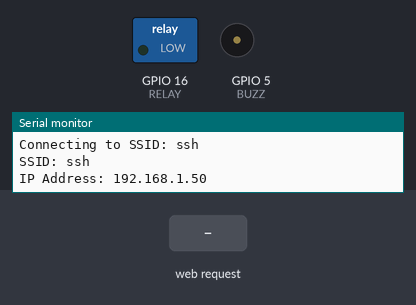
Simulated run of this sketch. Board: ESP8266 (NodeMCU). On the bench: switched loads named in the sketch (green lamp = pin HIGH), buzzer (waves = sounding, pin HIGH), the last lines printed to the serial monitor. Inputs (shaded band) come from the test bench. WiFi joins after 1.5 s; servers stay silent unless stated.

Above: at 11.2 s.
11.3 s: HTTP request GET /BULB/ON received
At 13.1 s:
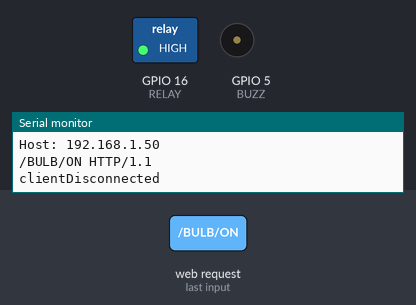
13.8 s: HTTP request GET /BULB/OFF received
At 14.3 s:
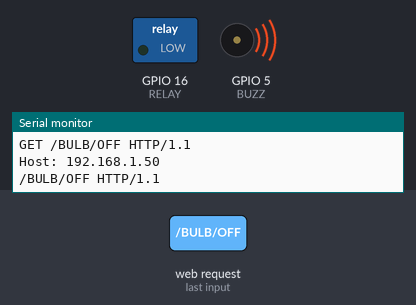
16.3 s: HTTP request GET /AC/NEC/ONOFF received
At 18.0 s:
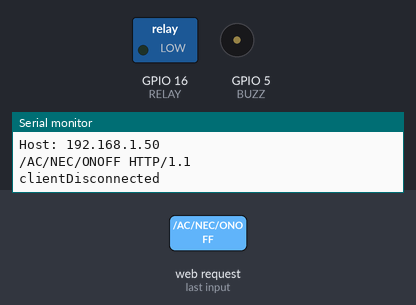
18.1 s: HTTP request GET /AC/NEC/UP received
At 19.2 s:
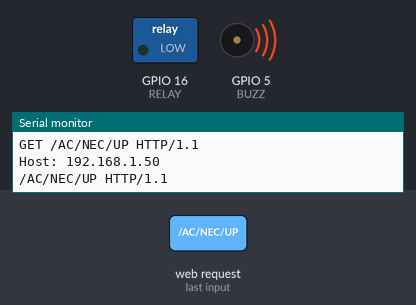
19.9 s: HTTP request GET /AC/NEC/DOWN received
At 21.6 s:
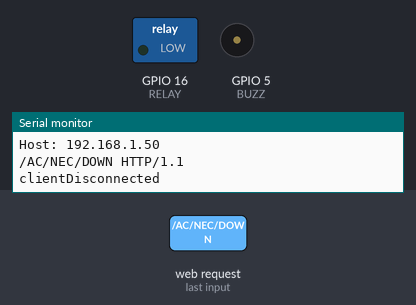
21.7 s: HTTP request GET /AC/SONY/ONOFF received
At 22.8 s:
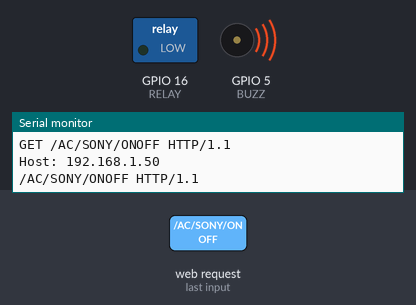
Timing chart, 0 to 24.5 s (numbered marks = the images above; inputs shaded):
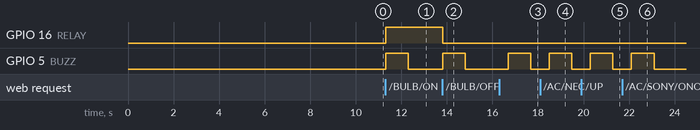

Measured:
- after the input at 11.3 s, GPIO 16 (RELAY): LOW → HIGH at once; GPIO 5 (BUZZ): LOW → HIGH at once, → LOW 1.0 s later
- after the input at 13.8 s, GPIO 16 (RELAY): HIGH → LOW at once; GPIO 5 (BUZZ): LOW → HIGH at once, → LOW 1.0 s later
- after the input at 16.3 s, GPIO 5 (BUZZ): LOW → HIGH after 0.39 s, → LOW 1.0 s later
- after the input at 18.1 s, GPIO 5 (BUZZ): LOW → HIGH after 0.39 s, → LOW 1.0 s later
- after the input at 19.9 s, GPIO 5 (BUZZ): LOW → HIGH after 0.39 s, → LOW 1.0 s later
- after the input at 21.7 s, GPIO 5 (BUZZ): LOW → HIGH after 0.40 s, → LOW 1.0 s later

The sketch:

smartHome.ino
```cpp
#include <ESP8266WiFi.h>
#include <WiFiClient.h>
#include "irController.h"
#include "variables.h"
#include "wifiController.h"
#include "requestController.h"


int status = WL_IDLE_STATUS;
WiFiServer server(80);

void setup() {
  Serial.begin(9600);
  wifiController::connect(server,status);
  irController::irsend.begin();
}

void loop() {
//  bulbController::beep();
  wifiController::wait(server);

//  Serial.println(strncmp("sa","sdf",2));

}
```

bulbController.h
```cpp
#ifndef BULBCTRL
#define BULBCTRL
#include "variables.h"

namespace bulbController{

inline void toggleRelay() {
  pinMode(RELAY, OUTPUT);
  digitalWrite(RELAY, !digitalRead(RELAY));
}

inline void onRelay() {
  pinMode(RELAY, OUTPUT);
  digitalWrite(RELAY, 1);
}

inline void offRelay() {
  pinMode(RELAY, OUTPUT);
  digitalWrite(RELAY, 0);
}

  inline void setRelay(bool b){
    pinMode(RELAY, OUTPUT);
    digitalWrite(RELAY,b);
  }

   inline void beep(){
    pinMode(BUZZ, OUTPUT);
    digitalWrite(BUZZ, HIGH);
    delay(1000);
    digitalWrite(BUZZ,LOW);
   }
}

#endif
```

irController.h
```cpp
#ifndef IRCTRL
#define IRCTRL
#include <IRsend.h>
#include "variables.h"


namespace irController{

  IRsend irsend(IRLED);

  inline void sendCommand(int brand, unsigned long command){

  if(brand == 1){
      irsend.sendNEC(ACCODES[brand][command], 42,3);
      delay(300);
  }else if(brand == 2){
      irsend.sendSony(ACCODES[brand][command],24,3);
      delay(300);
  }else if(brand == 3){
    irsend.sendSAMSUNG(ACCODES[brand][command],12,3);
    delay(300);
  }else if(brand == 4){
    irsend.sendLG(ACCODES[brand][command],32,3);
  }else {
    //do something else
  }

  }
}


#endif
```

requestController.h
```cpp
#ifndef requestController
#define requestController

#include "variables.h"
#include "irController.h"
#include "bulbController.h"
#include "wifiController.h"

namespace requestController {

inline void commandAnalyzer(char cmd[]) {

  Serial.println(cmd);
  if (isEqual(cmd, "/BULB/ON")==0) {
    bulbController::onRelay();
    bulbController::beep();
  }
  else if (isEqual(cmd, "/BULB/OFF")==0) {
    bulbController::offRelay();
    bulbController::beep();
  }
  else if (isEqual(cmd, "/AC/NEC/ONOFF")==0) {
    irController::sendCommand(1, 0);
    bulbController::beep();
  }
  else if (isEqual(cmd, "/AC/NEC/UP")==0) {
    irController::sendCommand(1, 1);
    bulbController::beep();
  }
  else if (isEqual(cmd, "/AC/NEC/DOWN")==0) {
    irController::sendCommand(1, 2);
    bulbController::beep();
  }
  else if (isEqual(cmd, "/AC/SONY/ONOFF")==0) {
    irController::sendCommand(2, 0);
    bulbController::beep();
  }
  else if (isEqual(cmd, "/AC/SONY/UP")==0) {
    irController::sendCommand(2, 1);
    bulbController::beep();
  }
  else if (isEqual(cmd, "/AC/SONY/DOWN")==0) {
    irController::sendCommand(2, 2);
    bulbController::beep();
  }
  else if (isEqual(cmd, "/AC/SAMSUNG/ONOFF")==0) {
    irController::sendCommand(3, 0);
    bulbController::beep();
  }
  else if (isEqual(cmd, "/AC/SAMSUNG/UP")==0) {
    irController::sendCommand(3, 1);
    bulbController::beep();
  }
  else if (isEqual(cmd, "/AC/SAMSUNG/DOWN")==0) {
    irController::sendCommand(3, 2);
    bulbController::beep();
  }
  else if (isEqual(cmd, "/AC/LG/ONOFF")==0) {
    irController::sendCommand(4, 0);
    bulbController::beep();
  }
  else if (isEqual(cmd, "/AC/LG/UP")==0) {
    irController::sendCommand(4, 1);
    bulbController::beep();
  }
  else if (isEqual(cmd, "/AC/LG/DOWN")==0) {
    irController::sendCommand(4, 2);
    bulbController::beep();
  }else {
    Serial.println("other");
    //do something
  }

}


}

#endif
```

variables.h
```cpp
#ifndef DEFIN
#define DEFIN


#define IRLED 14
#define RELAY 16
#define BUZZ 5

char ssid[] = "ssh";
char pass[] = "0712418805@Shan";

unsigned long ACCODES[4][3] = {
  {0x2B, 0x5C, 0x6D}, //NEC (values have to be replaced)
  {0x2B, 0x5C, 0x6D},//SONY
  {0x2B, 0x5C, 0x6D}, //SAMSUNG
  {0x2B, 0x5C, 0x6D} //LG
};

inline bool isEqual(char a[], char b[]) {

  size_t len = strlen(b);
//  int lenA = sizeof(a) / sizeof(char);
//  int lenB = sizeof(b) / sizeof(char);
//  return (memcmp(a, b, (lenA > lenB) ? lenB : lenA) == 0);
    return (strncmp (a,b,len));
}

#endif
```

wifiController.h
```cpp
#ifndef WIFICONTROLLER
#define WIFICONTROLLER

#include <ESP8266WiFi.h>
#include <WiFiClient.h>
#include "variables.h"
#include "requestController.h"


namespace wifiController{

inline void successResponse(WiFiClient client) {
  // send a standard http response header
  client.println("HTTP/1.1 200 OK");
  client.println("Content-Type: text/html");
  client.println(
    "Connection: close");  // the connection will be closed after completion of the response
  client.println();
  client.println("<!DOCTYPE HTML><html>");
  client.println("<h1>Welcome to the Smart Home</html>");

}

inline void printStatus(){
  Serial.print("SSID: ");
  Serial.println(WiFi.SSID());

  IPAddress ip = WiFi.localIP();
  Serial.print("IP Address: ");
  Serial.println(ip);
}

  inline void connect(WiFiServer& server, int& status){
    if(WiFi.status() == WL_NO_SHIELD){
      Serial.println("WiFi shield not available");
      while(true);
    }

    status = WiFi.begin(ssid,pass);
    while(status != WL_CONNECTED){
      status = WiFi.status();
      Serial.print("Connecting to SSID: ");
      Serial.println(ssid);
      delay(5000);
    }

    server.begin();

    wifiController::printStatus();
    }

    inline void wait(WiFiServer& server){
      char lineBuffer[255], lineValue[255], *linePtr;
      int lineCount;


      WiFiClient wifiClient = server.available();
      if(wifiClient){
        Serial.println("connected !!");
        boolean lineBreak = true;
        linePtr = lineBuffer;
        lineCount = 0;

        while(wifiClient.connected()){
          if(wifiClient.available()){
            char value = wifiClient.read();
            Serial.print(value);

            if(value == '\n' && lineBreak){

              requestController::commandAnalyzer(lineValue);
              wifiController::successResponse(wifiClient);
              break;
            }

            if(value == '\n'){
              lineBreak = true;
              if(memcmp(lineBuffer,"GET ",4)==0){
                strcpy(lineValue, &(lineBuffer[4]));
              }

              linePtr = lineBuffer;
              lineCount = 0;
              }else if(value != '\r'){
                lineBreak = false;
                if(lineCount < sizeof(lineBuffer)){
                  *linePtr++ = value;
                  lineCount++;
                }
              }
          }
        }

        delay(1);
        wifiClient.stop();
        Serial.println("clientDisconnected");
      }
    }
}


#endif
```
